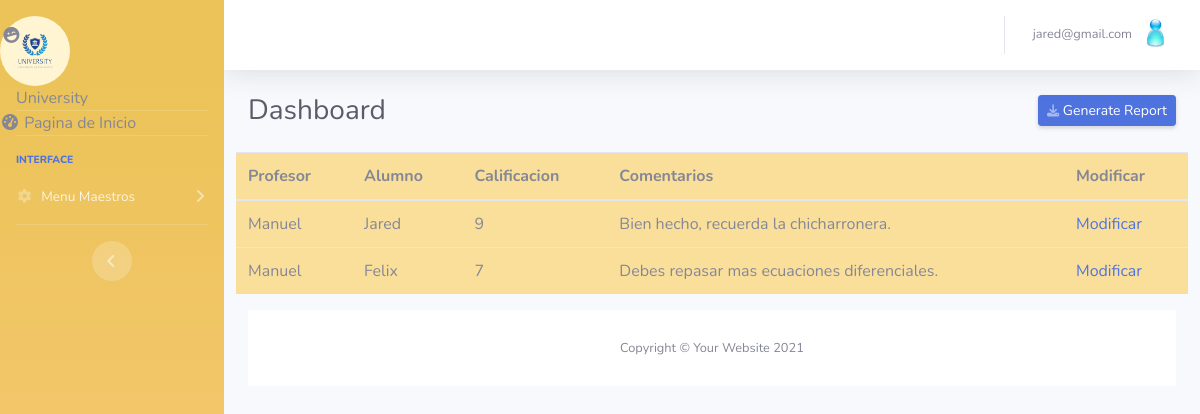
The page /evaluacionm.php (signed in) on the database its author committed.
### tables this page shows
CREATE TABLE IF NOT EXISTS `calificacionesm` (
  `id` int NOT NULL AUTO_INCREMENT,
  `profesor` varchar(50) NOT NULL,
  `alumno` varchar(50) NOT NULL,
  `calificacion` double NOT NULL,
  `comentarios` varchar(300) NOT NULL,
  PRIMARY KEY (`id`)
);

### evaluacionm.php (the view, shortened to what this page needs)
<HTML>
<head>
<link rel="stylesheet" href="https://stackpath.bootstrapcdn.com/bootstrap/4.3.1/css/bootstrap.min.css">
<link href="vendor/fontawesome-free/css/all.min.css" rel="stylesheet" type="text/css">
<link href="style.css" rel="stylesheet">
</head>
<body id="page-top">
<div id="wrapper">
    <ul class="navbar-nav bg-gradient-primary sidebar sidebar-dark accordion" id="accordionSidebar">
            <div class="sidebar-brand-icon rotate-n-15">
                <i class="fas fa-laugh-wink"></i>
            </div>
            <img class="img-profile rounded-circle" src="0.jpg" width="70" height="70"/>
            <div class="sidebar-brand-text mx-3">University</div>
        <hr class="sidebar-divider my-0">
        <li class="nav-item active">
                <i class="fas fa-fw fa-tachometer-alt"></i>
                <span>Pagina de Inicio</span></a>
        </li>
        <hr class="sidebar-divider">
        <div class="sidebar-heading">
            Interface
        </div>
        <li class="nav-item">
            <a class="nav-link collapsed" href="#" data-toggle="collapse" data-target="#collapseTwo"
                aria-expanded="true" aria-controls="collapseTwo">
                <i class="fas fa-fw fa-cog"></i>
                <span>Menu Maestros</span>
            </a>
        </li>
        <hr class="sidebar-divider d-none d-md-block">
        <div class="text-center d-none d-md-inline">
            <button class="rounded-circle border-0" id="sidebarToggle"></button>
        </div>
    </ul>
    <div id="content-wrapper" class="d-flex flex-column">
        <div id="content">
            <nav class="navbar navbar-expand navbar-light bg-white topbar mb-4 static-top shadow">
                <ul class="navbar-nav ml-auto">
                    <li class="nav-item dropdown no-arrow">
                        <a class="nav-link dropdown-toggle" href="#" id="userDropdown" role="button"
                            data-toggle="dropdown" aria-haspopup="true" aria-expanded="false">
                            <span class="mr-2 d-none d-lg-inline text-gray-600 small"><?= $_SESSION['email']; ?></span>
                            <img class="img-profile rounded-circle"
                                src="perfil.jpg">
                        </a>
                    </li>
                </ul>
            </nav>
            <div class="container-fluid">
                <div class="d-sm-flex align-items-center justify-content-between mb-4">
                    <h1 class="h3 mb-0 text-gray-800">Dashboard</h1>
                    <a href="#" class="d-none d-sm-inline-block btn btn-sm btn-primary shadow-sm"> Generate Report</a>
                </div>
     <section>
                <div class="row">
                <table class="table">
                    <thead class="thead">
                        <tr>
                            <th>Profesor</th>
                            <th>Alumno</th>
                            <th>Calificacion</th>
                            <th>Comentarios</th>
                            <th>Modificar </th>
                        </tr>
                    </thead>
                    <tbody>
                <?php include("conexion.php");
                $query = "SELECT * FROM calificacionesm";
                $resultado = $conexion->query($query);
                while ($row = $resultado->fetch_assoc()) {
                ?>
                    <tr>
                        <td> <?php echo $row['profesor'];   ?> </td>
                        <td> <?php echo $row['alumno']; ?>  </td>
                        <td> <?php echo $row['calificacion']; ?> </td>
                        <td> <?php echo $row['comentarios'] ?> </td>
                        <td> <a href="modificarm.php?id=<?php echo $row ['id']; ?>">Modificar</a> </td>
                    </tr>
                    <?php
                }
                    ?>
                    </tbody>
                </table>
            </div>
        </section>
        <footer class="sticky-footer bg-white">
            <div class="container my-auto">
                <div class="copyright text-center my-auto">
                    <span>Copyright &copy; Your Website 2021</span>
                </div>
            </div>
        </footer>
    </div>
</div>
</body>
</HTML>

### rows shown on the page
calificacionesm: profesor "Manuel", alumno "Jared", calificacion "9", comentarios "Bien hecho, recuerda la chicharronera."
calificacionesm: profesor "Manuel", alumno "Felix", calificacion "7", comentarios "Debes repasar mas ecuaciones diferenciales."

### other values the page prints
$_SESSION['email'] "jared@gmail.com"
